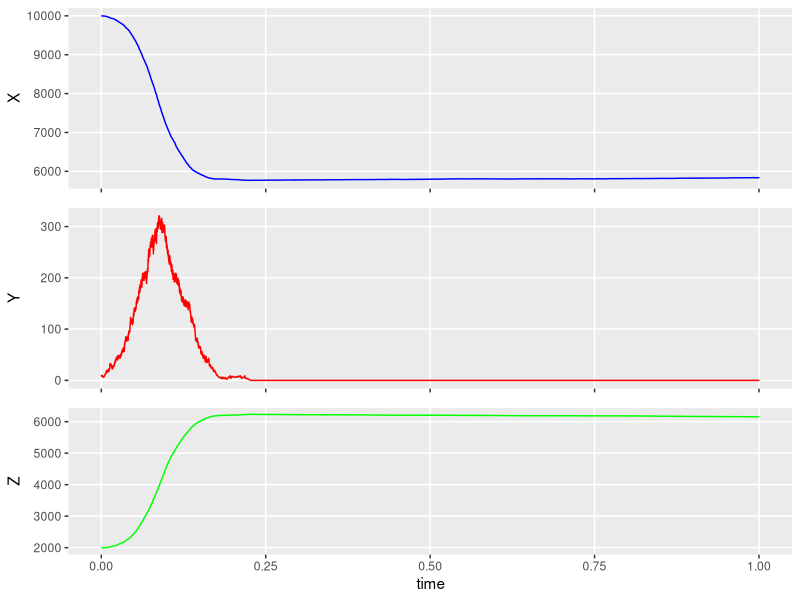
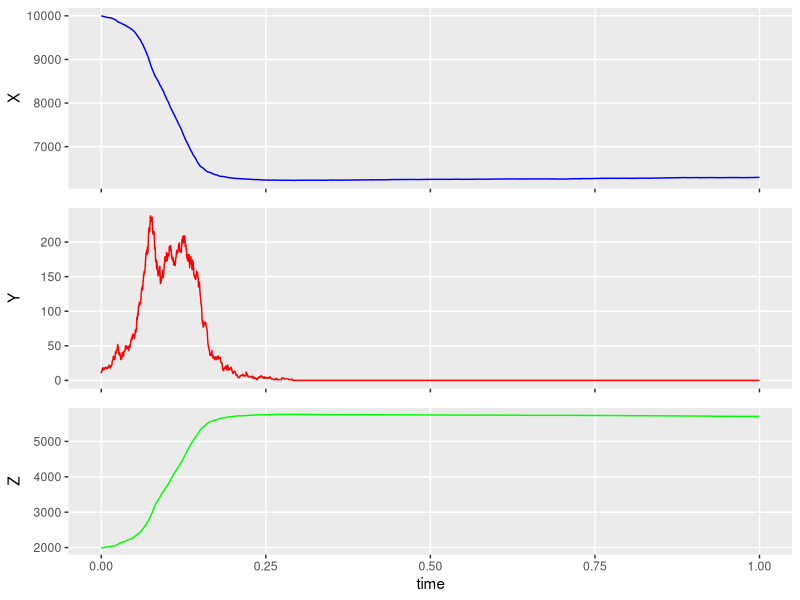

Write the R code that produced these figures, in order. (Note: this script raises an error after producing the figures.)
## ---- chunk 1
knitr::opts_chunk$set(echo = TRUE)
library(deSolve)
library(ggplot2)
library(gridExtra)
library(cowplot)
## ---- chunk 2
set.seed(123)
# Parameter values
gamma <- 1/2
mu <- 1/(70*365)
beta <- 1.5 * (gamma + mu)
params <- c(beta, gamma, mu)

# Initial conditions
N0 <- 12000
X0 <- 10000
Y0 <- 10
Z0 <- N0 - X0 - Y0
vars <- c(X0, Y0, Z0)

t0 <- 0
years <- 1
tn <- years * 365

direct.results <- data.frame(time = t0, 
                             X = X0,
                             Y = Y0,
                             Z = Z0)

direct.sir <- function(vars, params) {
  beta <- params[1]
  gamma <- params[2]
  mu <- params[3]
  
  x0 <- vars[1]
  y0 <- vars[2]
  z0 <- vars[3]
  n0 <- sum(vars)
  
  R.n <- rep(0, 6)
  change <- matrix(nrow = 6, ncol = 3)
  
  #Events
  # Transmission
  R.n[1] <- beta * x0 * y0 / n0
  change[1,] <- c(-1, 1, 0)
  # Recovery
  R.n[2] <- gamma * y0
  change[2,] <- c(0, -1, 1)
  # Birth
  R.n[3] <- mu * n0
  change[3,] <- c(1, 0, 0)
  # Death in each class
  R.n[4] <- mu * x0
  change[4,] <- c(-1, 0, 0)
  R.n[5] <- mu * y0
  change[5,] <- c(0, -1, 0)
  R.n[6] <- mu * z0
  change[6,] <- c(0, 0, -1)
  
  rand1 <- runif(n=1)
  rand2 <- runif(n=1)
  
  d.t <- (-1/sum(R.n))*log(rand1)
  p <- min(which(cumsum(R.n) >= rand2 * sum(R.n)))
  vars <- vars + change[p,]
  return(c(d.t, vars))
}

while (t0 <= tn) {
  tmp <- direct.sir(vars = vars, params = params)
  t0 <- t0 + tmp[1]
  tmp[1] <- t0
  direct.results <- rbind(direct.results, tmp)
  vars <- tmp[2:4]
}
## ---- chunk 3
direct.results$time <- direct.results$time / 365
x.plot <- ggplot(data=direct.results, aes(x=time, y=X)) + geom_line(color="blue")
x.plot <- x.plot + theme(axis.text.x=element_blank(), 
                         axis.title.x=element_blank(),
                         legend.position="none", 
                         panel.border=element_blank(), 
                         panel.grid.minor=element_blank())
y.plot <- ggplot(data=direct.results, aes(x=time, y=Y)) + geom_line(color="red")
y.plot <- y.plot + theme(axis.text.x=element_blank(), 
                         axis.title.x=element_blank(),
                         legend.position="none", 
                         panel.border=element_blank(), 
                         panel.grid.minor=element_blank())
z.plot <- ggplot(data=direct.results, aes(x=time, y=Z)) + geom_line(color="green")
z.plot <- z.plot + theme(legend.position="none", 
                         panel.border=element_blank(), 
                         panel.grid.minor=element_blank())
plot_grid(x.plot, y.plot, z.plot, nrow=3, align="v")
## ---- chunk 4

# Reset initial values for variables;
vars <- c(X0, Y0, Z0)

# Time to run model simulation
years <- 1
tau <- 1/10
t_range <- seq(0, years*365, tau)

# SIR model using tau-leap method for stochastics
tau.sir <- function(vars, params) {
  beta <- params[1]
  gamma <- params[2]
  mu <- params[3]
  
  x0 <- vars[1]
  y0 <- vars[2]
  z0 <- vars[3]
  n0 <- sum(vars)
  
  # Initializing data frame for event rates and the direction in which the variables change
  rate <- rep(0, 6)
  change <- matrix(nrow = 6, ncol = 3)
  
  # Transmission Event
  rate[1] <- (beta * x0 * y0) / n0
  change[1,] <- c(-1, 1, 0)
  # Recovery Event
  rate[2] <- gamma * y0
  change[2,] <- c(0, -1, 1)
  # Birth Event
  rate[3] <- mu * n0
  change[3,] <- c(1, 0, 0)
  # Death Events
  rate[4] <- mu * x0
  change[4,] <- c(-1, 0, 0)
  rate[5] <- mu * y0
  change[5,] <- c(0, -1, 0)
  rate[6] <- mu * z0
  change[6,] <- c(0, 0, -1)
  
  # Update variables
  for (i in 1:length(rate)) {
    # Number of times events occur assumed to be Poisson
    tmp <- rpois(n=1, lambda=rate[i]*tau)
    # Ensuring that values do not go negative -- use whichever value is the minimum
    non.neg <- min(c(tmp, vars[which(change[i,] < 0)]))
    # Update using change values (e.g. [+1, -1, 0]) multiplied by the rate of that event 
    vars = vars + change[i,] * non.neg
  }
  return(vars)
}

tau.results <- data.frame(time=t_range, X=NA, Y=NA, Z=NA)
tau.results[1, 2:ncol(tau.results)] <- vars

for (t in 1:(length(t_range)-1)) {
  t.vars <- as.numeric(tau.results[t, 2:ncol(tau.results)])
  t <- t + 1
  tmp <- tau.sir(t.vars, params)
  tau.results[t, 2:ncol(tau.results)] <- tmp
}
## ---- chunk 5
tau.results$time <- tau.results$time / 365
# Plotting
# Each variable (S, I, R) will be plotted individually over total time 
#    simulation allowed to run.
x.plot <- ggplot(data=tau.results, aes(x=time, y=X)) + geom_line(color="blue")
x.plot <- x.plot + theme(axis.text.x=element_blank(), 
                         axis.title.x=element_blank(),
                         legend.position="none", 
                         panel.border=element_blank(), 
                         panel.grid.minor=element_blank())
y.plot <- ggplot(data=tau.results, aes(x=time, y=Y)) + geom_line(color="red")
y.plot <- y.plot + theme(axis.text.x=element_blank(), 
                         axis.title.x=element_blank(),
                         legend.position="none", 
                         panel.border=element_blank(), 
                         panel.grid.minor=element_blank())
z.plot <- ggplot(data=tau.results, aes(x=time, y=Z)) + geom_line(color="green")
z.plot <- z.plot + theme(legend.position="none", 
                         panel.border=element_blank(), 
                         panel.grid.minor=element_blank())
plot_grid(x.plot, y.plot, z.plot, nrow=3, align="v")
## ---- chunk 6
# Reset initial conditions
vars <- c(X0, Y0, Z0)

# Time to run model simulation
years <- 1
tau <- c(1/10^4)
t_range <- seq(0, years*365, tau)

multinom.events <- function(var, event.rates, tau) {
  null.prob <- exp(-sum(event.rates)*tau) # Probability that no events take place
  event.probs <- rep(NA, length(event.rates)) # Initialize vector to hold event probabilities
  for (i in 1:length(event.rates)) {
    # Calculate probabilities for each event
    event.probs[i] <- (1 - null.prob) * (event.rates[i]/sum(event.rates))
  }
  # Concatenate probability of nothing happening with other prob. for events
  event.probs <- c(null.prob, event.probs)
  #browser()
  # Number of occurrences; 
  event.occ <- rmultinom(n = 1, 
                         size = var, 
                         prob = event.probs)
  return(event.occ)
}

# SIR model using tau-leap method for stochastics
multinomtau.sir <- function(vars, params, tau) {
  beta <- params[1]
  gamma <- params[2]
  mu <- params[3]
  
  x0 <- vars[1]
  y0 <- vars[2]
  z0 <- vars[3]
  n0 <- sum(vars)
  
  # Initializing data frame for event rates and the direction in which the variables change
  rate <- rep(0, 6)
  occur <- rep(0, 6)
  change <- matrix(nrow = 6, ncol = 3)
  
  # Transmission Event
  rate[1] <- (beta * x0 * y0) / n0
  change[1,] <- c(-1, 1, 0)
  # Recovery Event
  rate[2] <- gamma * y0
  change[2,] <- c(0, -1, 1)
  # Birth Event
  rate[3] <- mu * n0
  change[3,] <- c(1, 0, 0)
  # Death Events
  rate[4] <- mu * x0
  change[4,] <- c(-1, 0, 0)
  rate[5] <- mu * y0
  change[5,] <- c(0, -1, 0)
  rate[6] <- mu * z0
  change[6,] <- c(0, 0, -1)
  
  # Births assumed to be Poisson
  occur[3] <- rpois(n = 1, lambda = rate[3]*tau)
  occur[c(1, 4)] <- multinom.events(x0, rate[c(1, 4)], tau = tau)[-1,] # remove 'nothing happened' event
  occur[c(2, 5)] <- multinom.events(y0, rate[c(2, 5)], tau = tau)[-1,]
  occur[6] <- multinom.events(z0, rate[6], tau = tau)[-1,]

  # Update variables
  for (i in 1:length(occur)) {
    # Update using change values (e.g. [+1, -1, 0]) multiplied by the rate of that event 
    vars = vars + change[i,] * occur[i]
  }
  return(vars)
}

multinomtau.results <- data.frame(time=t_range, X=NA, Y=NA, Z=NA)
multinomtau.results[1, 2:ncol(multinomtau.results)] <- vars

for (t in 1:(length(t_range)-1)) {
  t.vars <- as.numeric(multinomtau.results[t, 2:ncol(multinomtau.results)])
  t <- t + 1
  tmp <- multinomtau.sir(t.vars, params, tau = i)
  multinomtau.results[t, 2:ncol(multinomtau.results)] <- tmp
}
## ---- chunk 7
multinomtau.results$time <- multinomtau.results$time / 365
# Plotting
# Each variable (S, I, R) will be plotted individually over total time 
#    simulation allowed to run.
x.plot <- ggplot(data=multinomtau.results, aes(x=time, y=X)) + geom_line(color="blue")
x.plot <- x.plot + theme(axis.text.x=element_blank(), 
                         axis.title.x=element_blank(),
                         legend.position="none", 
                         panel.border=element_blank(), 
                         panel.grid.minor=element_blank())
y.plot <- ggplot(data=multinomtau.results, aes(x=time, y=Y)) + geom_line(color="red")
y.plot <- y.plot + theme(axis.text.x=element_blank(), 
                         axis.title.x=element_blank(),
                         legend.position="none", 
                         panel.border=element_blank(), 
                         panel.grid.minor=element_blank())
z.plot <- ggplot(data=multinomtau.results, aes(x=time, y=Z)) + geom_line(color="green")
z.plot <- z.plot + theme(legend.position="none", 
                         panel.border=element_blank(), 
                         panel.grid.minor=element_blank())
plot_grid(x.plot, y.plot, z.plot, nrow=3, align="v")
head(multinomtau.results)
